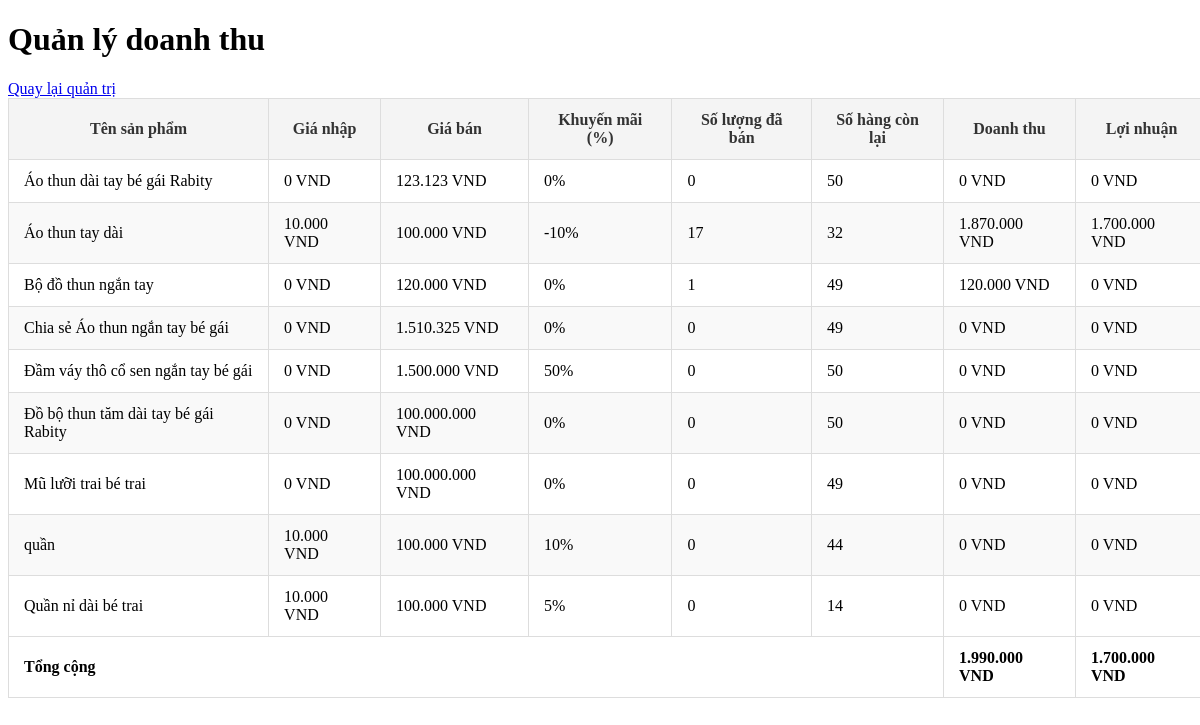
The page /admin/revenue.php (signed in) on the database as committed earlier.
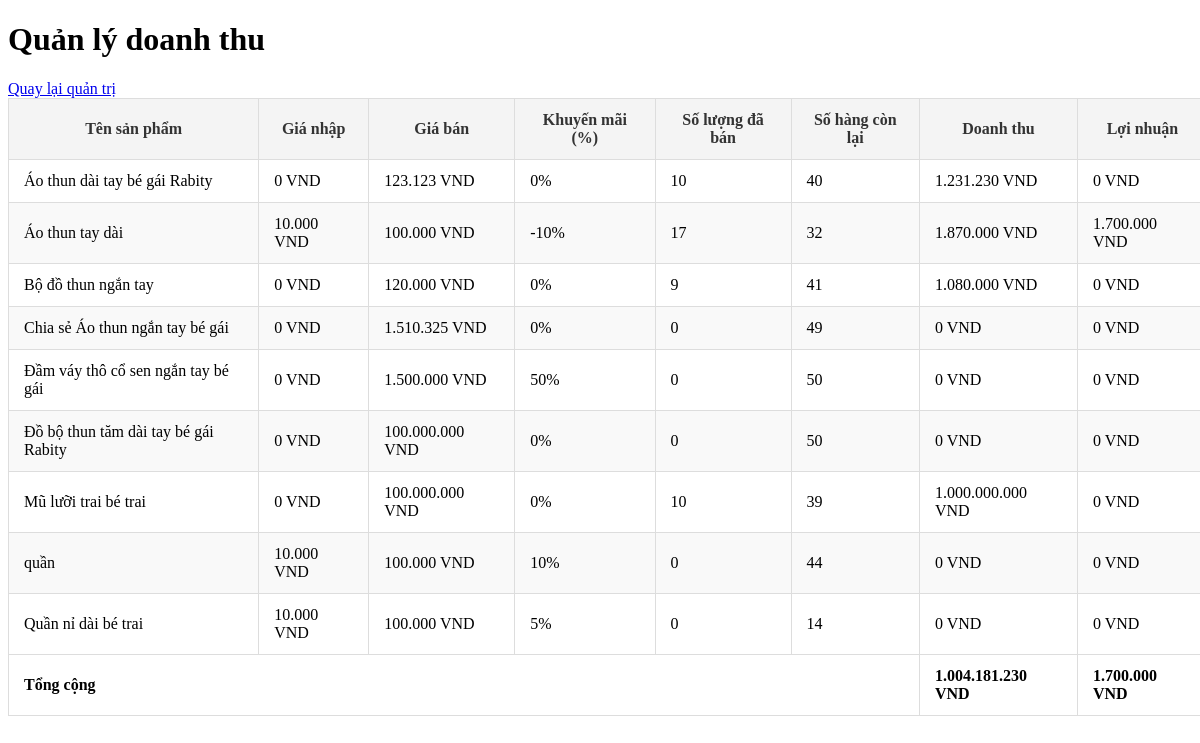
The same page on the database as committed later.
### tables this page shows
CREATE TABLE `products` (
  `id` int(11) NOT NULL,
  `product_code` varchar(50) NOT NULL,
  `category` varchar(50) NOT NULL,
  `category_name` varchar(50) NOT NULL,
  `name` varchar(255) NOT NULL,
  `image` varchar(255) NOT NULL,
  `description` text NOT NULL,
  `price` decimal(10,2) NOT NULL,
  `created_at` timestamp NOT NULL DEFAULT current_timestamp(),
  `sale_percentage` int(11) DEFAULT 0,
  `stock` int(11) DEFAULT 50,
  `cost_price` decimal(10,2) DEFAULT NULL,
  `sale_price` decimal(10,2) DEFAULT NULL,
  `sold_quantity` int(11) DEFAULT 0
);

### admin/revenue.php (the view, shortened to what this page needs)
<?php
require '../db.php';
$stmt = $pdo->query("
    SELECT
        products.name AS product_name,
        products.cost_price,
        products.price AS sale_price,
        products.sale_percentage,
        products.stock,
        products.sold_quantity,
        -- Tính doanh thu đã bao gồm khuyến mãi
        (products.sold_quantity * products.price * (1 - products.sale_percentage / 100)) AS total_revenue,
        -- Tính lợi nhuận sau khi trừ giá vốn và khuyến mãi
        ((products.price * (1 - products.sale_percentage / 100) - products.cost_price) * products.sold_quantity) AS total_profit
    FROM products
    ORDER BY products.name
");
$revenues = $stmt->fetchAll(PDO::FETCH_ASSOC);
$total_revenue = 0;
$total_profit = 0;
foreach ($revenues as $revenue) {
    $total_revenue += $revenue['total_revenue'];
    $total_profit += $revenue['total_profit'];
}
?>
<!DOCTYPE html>
<html lang="en">
<head>
    <link rel="stylesheet" href="../css/product_list.css">
</head>
<body>
    <header>
        <h1>Quản lý doanh thu</h1>
    </header>
    <main>
        <a href="dashboard.php" class="back-btn">Quay lại quản trị</a>
        <table>
            <thead>
                <tr>
                    <th>Tên sản phẩm</th>
                    <th>Giá nhập</th>
                    <th>Giá bán</th>
                    <th>Khuyến mãi (%)</th>
                    <th>Số lượng đã bán</th>
                    <th>Số hàng còn lại</th>
                    <th>Doanh thu</th>
                    <th>Lợi nhuận</th>
                </tr>
            </thead>
            <tbody>
                <?php foreach ($revenues as $revenue): ?>
                    <tr>
                        <td><?php echo htmlspecialchars($revenue['product_name']); ?></td>
                        <td><?php echo number_format($revenue['cost_price'], 0, ',', '.'); ?> VND</td>
                        <td><?php echo number_format($revenue['sale_price'], 0, ',', '.'); ?> VND</td>
                        <td><?php echo htmlspecialchars($revenue['sale_percentage']); ?>%</td>
                        <td><?php echo htmlspecialchars($revenue['sold_quantity']); ?></td>
                        <td><?php echo htmlspecialchars($revenue['stock']); ?></td>
                        <td><?php echo number_format($revenue['total_revenue'], 0, ',', '.'); ?> VND</td>
                        <td><?php echo number_format($revenue['total_profit'], 0, ',', '.'); ?> VND</td>
                    </tr>
                <?php endforeach; ?>
            </tbody>
            <tfoot>
                <tr>
                    <th colspan="6">Tổng cộng</th>
                    <th><?php echo number_format($total_revenue, 0, ',', '.'); ?> VND</th>
                    <th><?php echo number_format($total_profit, 0, ',', '.'); ?> VND</th>
                </tr>
            </tfoot>
        </table>
    </main>
</body>
</html>

Rows that differ between the two databases and show on the page:
changed products "Áo thun dài tay bé gái Rabity": sold_quantity "0" → "10"; stock "50" → "40"; total_revenue "0" → "1.231.230"
changed products "Bộ đồ thun ngắn tay": sold_quantity "1" → "9"; stock "49" → "41"; total_revenue "120.000" → "1.080.000"
changed products "Mũ lưỡi trai bé trai": sold_quantity "0" → "10"; stock "49" → "39"; total_revenue "0" → "1.000.000.000"
Other text that changed with them:
$total_revenue: "1.990.000" → "1.004.181.230"
